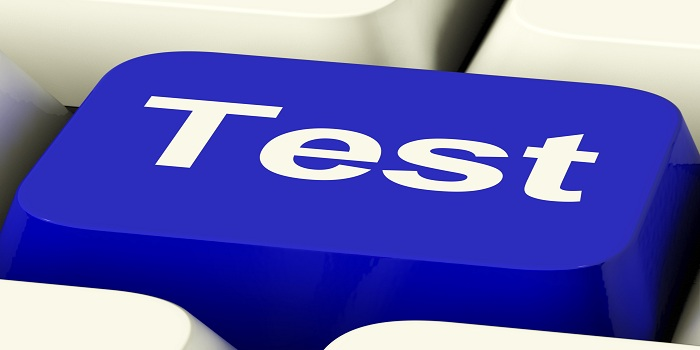
#> input picture schedule_1/1_測試/test_1.jpg, 700 x 350 px
$ jupyter execute Test.ipynb
#> lines starting #> are read from the running program, lines starting #| are printed output that depends on the picture
# 安裝 opencv方法
pip install opencv-python

## 參考資料
(安裝)https://daimom3020.blogspot.com/2018/03/windows-7-python-36-opencv.html

(圖片控制)https://blog.gtwang.org/programming/opencv-basic-image-read-and-write-tutorial/

[cell 1]
import cv2  #讀入 opencv模組

[cell 2]
img = cv2.imread('test_1.jpg') #圖片載入
#> img is the input picture: shape (350, 700, 3); mean B, G, R 179, 100.2, 100.5
img = cv2.cvtColor(img, cv2.COLOR_BGR2GRAY) #轉灰階
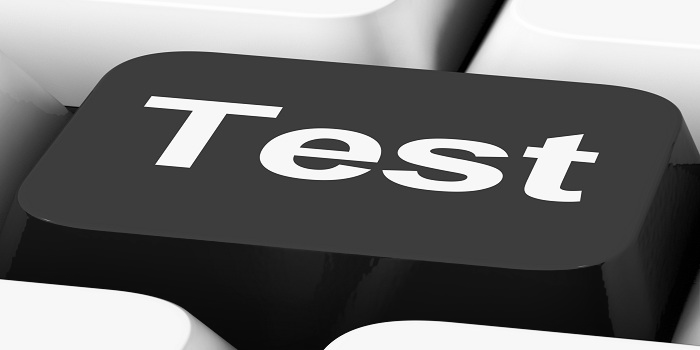
#> img: shape (350, 700); min 0, max 255, mean 109.3
